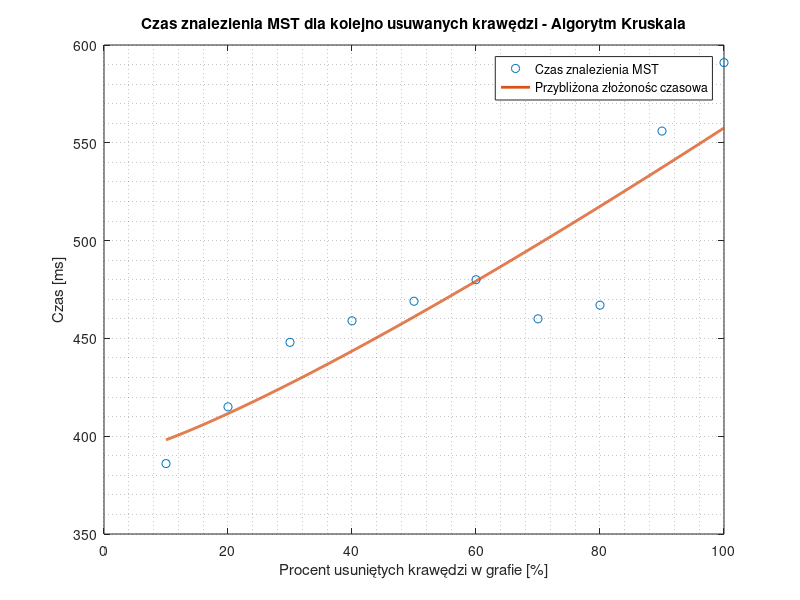

Reproduce this figure in MATLAB.
% Import data
y = [386 415 448 459 469 480 460 467 556 591];
x = [10 20 30 40 50 60 70 80 90 100];


% Define objective function
f = @(params) sum((y - (params(1) * x .* log(x) + params(2))).^2);

% Find optimal parameters
params = fminsearch(f, [1, 0]);

% Plot data and approximation
n_values = linspace(min(x), max(x), 1000);
y_approx = params(1) * n_values .* log(n_values) + params(2);
plot(x, y, 'o', n_values, y_approx, 'LineWidth', 2, 'MarkerSize', 8);
grid minor;
xlabel('Procent usuniętych krawędzi w grafie [%]');
ylabel('Czas [ms]');
title('Czas znalezienia MST dla kolejno usuwanych krawędzi - Algorytm Kruskala')
legend('Czas znalezienia MST', 'Przybliżona złożonośc czasowa');
